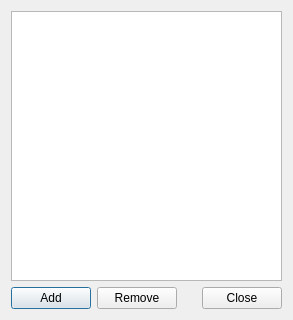
<?xml version="1.0" encoding="UTF-8"?>
<ui version="4.0">
 <class>Dictionary</class>
 <widget class="QDialog" name="Dictionary">
  <property name="geometry">
   <rect>
    <x>0</x>
    <y>0</y>
    <width>293</width>
    <height>320</height>
   </rect>
  </property>
  <property name="windowTitle">
   <string>Dialog</string>
  </property>
  <layout class="QVBoxLayout" name="verticalLayout">
   <item>
    <layout class="QGridLayout" name="gridLayout">
     <item row="0" column="0">
      <widget class="QListWidget" name="dictionaryList"/>
     </item>
    </layout>
   </item>
   <item>
    <layout class="QHBoxLayout" name="horizontalLayout">
     <item>
      <widget class="QPushButton" name="buttonAdd">
       <property name="text">
        <string>Add</string>
       </property>
      </widget>
     </item>
     <item>
      <widget class="QPushButton" name="buttonRemove">
       <property name="text">
        <string>Remove</string>
       </property>
      </widget>
     </item>
     <item>
      <spacer name="horizontalSpacer">
       <property name="orientation">
        <enum>Qt::Horizontal</enum>
       </property>
       <property name="sizeHint" stdset="0">
        <size>
         <width>40</width>
         <height>20</height>
        </size>
       </property>
      </spacer>
     </item>
     <item>
      <widget class="QPushButton" name="buttonClose">
       <property name="text">
        <string>Close</string>
       </property>
      </widget>
     </item>
    </layout>
   </item>
  </layout>
 </widget>
 <resources/>
 <connections/>
</ui>
